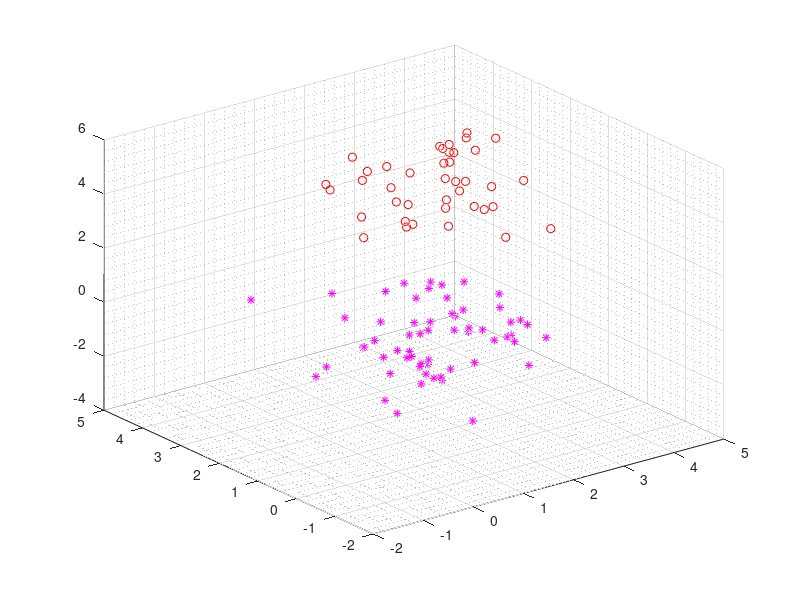

Here is the MATLAB script that generated this plot: (Note: this script raises an error after producing the figure.)
%% Sarikakis Ilias - Ioannis:1428
%%
clear
clc

load('exdata.mat','p','t'); % Loading of exdata.mat
%%
x1 = p(1,t(1,:)==1);
y1 = p(2,t(1,:)==1);    % Separating the pattern coordinates
z1 = p(3,t(1,:)==1);    % x1,y1,z1 and x2,y2,z2 based on the their category.
x2 = p(1,t(1,:)==2);    % They will be used in order to plot the data.
y2 = p(2,t(1,:)==2);
z2 = p(3,t(1,:)==2);

X1 = p(1,:);    
X2 = p(2,:);    % Creating the inputs X1,X2,X3 and the expected output Y
X3 = p(3,:);    % in order to feed them to the perceptron.
Y = t(1,:);
%% Changing the classification of the second class from 2 to -1 (rename)
for i=1:size(Y,2)
    if Y(1,i) ~= 1      % An optional step, but I wanted to follow the
        Y(1,i) = -1;    % way the classes were shown inside the lesson notes.
    end
end
%% Creating a figure and displaying the data.
figure(1);
plot3(x1,y1,z1,'ro');
hold on;
plot3(x2,y2,z2,'m*');
hold on;
grid on;
grid minor;
hold on;
%% Execution the Perceptron algorithm
Perceptron(X1,X2,X3,Y);